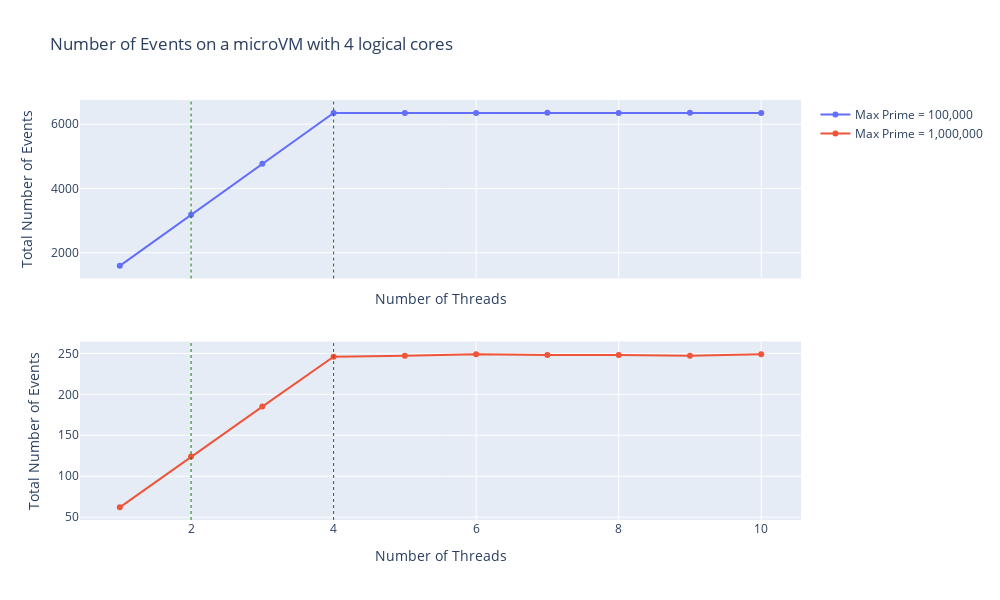

This figure's notebook cell:
### Code cell
plot1 = go.Scatter(x=dff_100k['Number of Threads'],
                   y=dff_100k['Total Number of Events'],
                   mode='markers+lines',
                   name='Max Prime = 100,000')
 
plot2 = go.Scatter(x=dff_1m['Number of Threads'],
                   y=dff_1m['Total Number of Events'],
                   mode='markers+lines',
                   name='Max Prime = 1,000,000')
 

xaxis_title="Number of Threads"
yaxis_title="Total Number of Events"

fig = make_subplots(rows=2, cols=1, shared_xaxes=True)
fig.append_trace(plot1, 1, 1)
fig.append_trace(plot2, 2, 1)
fig.update_yaxes(title_text=yaxis_title, row=1, col=1)
fig.update_yaxes(title_text=yaxis_title, row=2, col=1)
fig.update_xaxes(title_text=xaxis_title, row=1, col=1)
fig.update_xaxes(title_text=xaxis_title, row=2, col=1)
fig.add_vline(x=4, line_width=1, line_dash="dot", line_color="green")
fig.add_vline(x=2, line_width=1, line_dash="dot", line_color="green")
fig['layout'].update(height=600, width=1000,
                     title='Number of Events on a microVM with 4 logical cores')
fig.show()

### Figure 1 — Plotly figure (JSON) as saved in the notebook; plotly's stock layout.template omitted (floating-point values rounded to 4 significant figures)
{"data": [{"mode": "markers+lines", "name": "Max Prime = 100,000", "type": "scatter", "x": [1, 2, 3, 4, 5, 6, 7, 8, 9, 10], "xaxis": "x", "y": [1591, 3178, 4765, 6348, 6348, 6346, 6359, 6351, 6359, 6349], "yaxis": "y"}, {"mode": "markers+lines", "name": "Max Prime = 1,000,000", "type": "scatter", "x": [1, 2, 3, 4, 5, 6, 7, 8, 9, 10], "xaxis": "x2", "y": [62, 124, 185, 246, 247, 249, 248, 248, 247, 249], "yaxis": "y2"}], "layout": {"height": 600, "shapes": [{"line": {"color": "green", "dash": "dot", "width": 1}, "type": "line", "x0": 4, "x1": 4, "xref": "x", "y0": 0, "y1": 1, "yref": "y domain"}, {"line": {"color": "green", "dash": "dot", "width": 1}, "type": "line", "x0": 4, "x1": 4, "xref": "x2", "y0": 0, "y1": 1, "yref": "y2 domain"}, {"line": {"color": "green", "dash": "dot", "width": 1}, "type": "line", "x0": 2, "x1": 2, "xref": "x", "y0": 0, "y1": 1, "yref": "y domain"}, {"line": {"color": "green", "dash": "dot", "width": 1}, "type": "line", "x0": 2, "x1": 2, "xref": "x2", "y0": 0, "y1": 1, "yref": "y2 domain"}], "title": {"text": "Number of Events on a microVM with 4 logical cores"}, "width": 1000, "xaxis": {"anchor": "y", "domain": [0, 1], "matches": "x2", "showticklabels": false, "title": {"text": "Number of Threads"}}, "xaxis2": {"anchor": "y2", "domain": [0, 1], "title": {"text": "Number of Threads"}}, "yaxis": {"anchor": "x", "domain": [0.575, 1], "title": {"text": "Total Number of Events"}}, "yaxis2": {"anchor": "x2", "domain": [0, 0.425], "title": {"text": "Total Number of Events"}}}}
